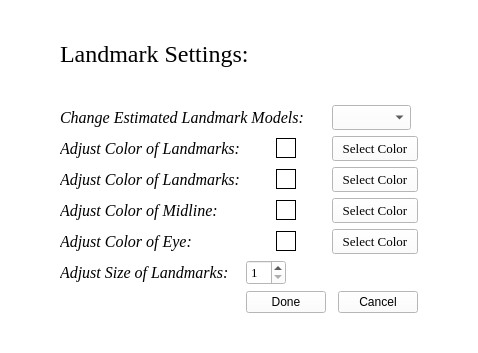
<?xml version="1.0" encoding="UTF-8"?>
<ui version="4.0">
 <class>MainWindow</class>
 <widget class="QMainWindow" name="MainWindow">
  <property name="geometry">
   <rect>
    <x>0</x>
    <y>0</y>
    <width>478</width>
    <height>353</height>
   </rect>
  </property>
  <property name="minimumSize">
   <size>
    <width>0</width>
    <height>0</height>
   </size>
  </property>
  <property name="windowTitle">
   <string>MainWindow</string>
  </property>
  <property name="styleSheet">
   <string notr="true">background-color: rgb(255, 255, 255);</string>
  </property>
  <widget class="QWidget" name="centralwidget">
   <layout class="QVBoxLayout" name="verticalLayout">
    <item>
     <layout class="QGridLayout" name="gridLayout_6">
      <item row="2" column="3" colspan="2">
       <widget class="QPushButton" name="landmark1ColorButton">
        <property name="minimumSize">
         <size>
          <width>0</width>
          <height>25</height>
         </size>
        </property>
        <property name="maximumSize">
         <size>
          <width>16777215</width>
          <height>25</height>
         </size>
        </property>
        <property name="font">
         <font>
          <family>Times New Roman</family>
          <pointsize>10</pointsize>
         </font>
        </property>
        <property name="text">
         <string>Select Color</string>
        </property>
       </widget>
      </item>
      <item row="6" column="1">
       <widget class="QLabel" name="label_19">
        <property name="font">
         <font>
          <family>Times New Roman</family>
          <pointsize>12</pointsize>
          <italic>true</italic>
         </font>
        </property>
        <property name="text">
         <string>Adjust Size of Landmarks:</string>
        </property>
       </widget>
      </item>
      <item row="9" column="1" colspan="4">
       <widget class="Line" name="line_17">
        <property name="lineWidth">
         <number>0</number>
        </property>
        <property name="orientation">
         <enum>Qt::Horizontal</enum>
        </property>
       </widget>
      </item>
      <item row="5" column="1">
       <widget class="QLabel" name="label_17">
        <property name="font">
         <font>
          <family>Times New Roman</family>
          <pointsize>12</pointsize>
          <italic>true</italic>
         </font>
        </property>
        <property name="text">
         <string>Adjust Color of Eye:</string>
        </property>
       </widget>
      </item>
      <item row="4" column="2" alignment="Qt::AlignHCenter">
       <widget class="QLabel" name="midlineColorLabel">
        <property name="minimumSize">
         <size>
          <width>20</width>
          <height>20</height>
         </size>
        </property>
        <property name="maximumSize">
         <size>
          <width>20</width>
          <height>20</height>
         </size>
        </property>
        <property name="frameShape">
         <enum>QFrame::Box</enum>
        </property>
        <property name="text">
         <string/>
        </property>
       </widget>
      </item>
      <item row="4" column="3" colspan="2">
       <widget class="QPushButton" name="midlineColorButton">
        <property name="minimumSize">
         <size>
          <width>0</width>
          <height>25</height>
         </size>
        </property>
        <property name="maximumSize">
         <size>
          <width>16777215</width>
          <height>25</height>
         </size>
        </property>
        <property name="font">
         <font>
          <family>Times New Roman</family>
          <pointsize>10</pointsize>
         </font>
        </property>
        <property name="text">
         <string>Select Color</string>
        </property>
       </widget>
      </item>
      <item row="4" column="1">
       <widget class="QLabel" name="label_15">
        <property name="font">
         <font>
          <family>Times New Roman</family>
          <pointsize>12</pointsize>
          <italic>true</italic>
         </font>
        </property>
        <property name="text">
         <string>Adjust Color of Midline:</string>
        </property>
       </widget>
      </item>
      <item row="3" column="2" alignment="Qt::AlignHCenter">
       <widget class="QLabel" name="landmark2ColorLabel">
        <property name="minimumSize">
         <size>
          <width>20</width>
          <height>20</height>
         </size>
        </property>
        <property name="maximumSize">
         <size>
          <width>20</width>
          <height>20</height>
         </size>
        </property>
        <property name="frameShape">
         <enum>QFrame::Box</enum>
        </property>
        <property name="text">
         <string/>
        </property>
       </widget>
      </item>
      <item row="5" column="2" alignment="Qt::AlignHCenter">
       <widget class="QLabel" name="eyeColorLabel">
        <property name="minimumSize">
         <size>
          <width>20</width>
          <height>20</height>
         </size>
        </property>
        <property name="maximumSize">
         <size>
          <width>20</width>
          <height>20</height>
         </size>
        </property>
        <property name="frameShape">
         <enum>QFrame::Box</enum>
        </property>
        <property name="text">
         <string/>
        </property>
       </widget>
      </item>
      <item row="1" column="3" colspan="2" alignment="Qt::AlignLeft">
       <widget class="QComboBox" name="modelComboBox">
        <property name="sizePolicy">
         <sizepolicy hsizetype="Minimum" vsizetype="Fixed">
          <horstretch>0</horstretch>
          <verstretch>0</verstretch>
         </sizepolicy>
        </property>
        <property name="minimumSize">
         <size>
          <width>0</width>
          <height>25</height>
         </size>
        </property>
        <property name="maximumSize">
         <size>
          <width>16777215</width>
          <height>25</height>
         </size>
        </property>
        <property name="font">
         <font>
          <family>Times New Roman</family>
          <pointsize>10</pointsize>
         </font>
        </property>
       </widget>
      </item>
      <item row="3" column="0">
       <spacer name="horizontalSpacer">
        <property name="orientation">
         <enum>Qt::Horizontal</enum>
        </property>
        <property name="sizeHint" stdset="0">
         <size>
          <width>40</width>
          <height>20</height>
         </size>
        </property>
       </spacer>
      </item>
      <item row="3" column="5">
       <spacer name="horizontalSpacer_2">
        <property name="orientation">
         <enum>Qt::Horizontal</enum>
        </property>
        <property name="sizeHint" stdset="0">
         <size>
          <width>40</width>
          <height>20</height>
         </size>
        </property>
       </spacer>
      </item>
      <item row="3" column="1">
       <widget class="QLabel" name="label_13">
        <property name="font">
         <font>
          <family>Times New Roman</family>
          <pointsize>12</pointsize>
          <italic>true</italic>
         </font>
        </property>
        <property name="text">
         <string>Adjust Color of Landmarks:</string>
        </property>
       </widget>
      </item>
      <item row="6" column="2" alignment="Qt::AlignLeft">
       <widget class="QSpinBox" name="landmarkSizeSpinBox">
        <property name="minimumSize">
         <size>
          <width>0</width>
          <height>25</height>
         </size>
        </property>
        <property name="maximumSize">
         <size>
          <width>16777215</width>
          <height>25</height>
         </size>
        </property>
        <property name="font">
         <font>
          <family>Times New Roman</family>
          <pointsize>10</pointsize>
         </font>
        </property>
        <property name="minimum">
         <number>1</number>
        </property>
        <property name="displayIntegerBase">
         <number>10</number>
        </property>
       </widget>
      </item>
      <item row="0" column="1" colspan="4">
       <widget class="QLabel" name="label_23">
        <property name="font">
         <font>
          <family>Times New Roman</family>
          <pointsize>18</pointsize>
          <weight>50</weight>
          <italic>false</italic>
          <bold>false</bold>
          <underline>false</underline>
         </font>
        </property>
        <property name="text">
         <string>Landmark Settings:</string>
        </property>
       </widget>
      </item>
      <item row="2" column="2" alignment="Qt::AlignHCenter">
       <widget class="QLabel" name="landmark1ColorLabel">
        <property name="minimumSize">
         <size>
          <width>20</width>
          <height>20</height>
         </size>
        </property>
        <property name="maximumSize">
         <size>
          <width>20</width>
          <height>20</height>
         </size>
        </property>
        <property name="autoFillBackground">
         <bool>false</bool>
        </property>
        <property name="frameShape">
         <enum>QFrame::Box</enum>
        </property>
        <property name="text">
         <string/>
        </property>
       </widget>
      </item>
      <item row="3" column="3" colspan="2">
       <widget class="QPushButton" name="landmark2ColorButton">
        <property name="minimumSize">
         <size>
          <width>0</width>
          <height>25</height>
         </size>
        </property>
        <property name="maximumSize">
         <size>
          <width>16777215</width>
          <height>25</height>
         </size>
        </property>
        <property name="font">
         <font>
          <family>Times New Roman</family>
          <pointsize>10</pointsize>
         </font>
        </property>
        <property name="text">
         <string>Select Color</string>
        </property>
       </widget>
      </item>
      <item row="2" column="1">
       <widget class="QLabel" name="label_12">
        <property name="font">
         <font>
          <family>Times New Roman</family>
          <pointsize>12</pointsize>
          <italic>true</italic>
         </font>
        </property>
        <property name="text">
         <string>Adjust Color of Landmarks:</string>
        </property>
       </widget>
      </item>
      <item row="5" column="3" colspan="2">
       <widget class="QPushButton" name="eyeColorButton">
        <property name="minimumSize">
         <size>
          <width>0</width>
          <height>25</height>
         </size>
        </property>
        <property name="maximumSize">
         <size>
          <width>16777215</width>
          <height>25</height>
         </size>
        </property>
        <property name="font">
         <font>
          <family>Times New Roman</family>
          <pointsize>10</pointsize>
         </font>
        </property>
        <property name="text">
         <string>Select Color</string>
        </property>
       </widget>
      </item>
      <item row="8" column="2">
       <widget class="QPushButton" name="doneButton">
        <property name="text">
         <string>Done</string>
        </property>
       </widget>
      </item>
      <item row="8" column="4">
       <widget class="QPushButton" name="cancelButton">
        <property name="text">
         <string>Cancel</string>
        </property>
       </widget>
      </item>
      <item row="1" column="1" colspan="2">
       <widget class="QLabel" name="label_21">
        <property name="font">
         <font>
          <family>Times New Roman</family>
          <pointsize>12</pointsize>
          <italic>true</italic>
         </font>
        </property>
        <property name="text">
         <string>Change Estimated Landmark Models:</string>
        </property>
       </widget>
      </item>
     </layout>
    </item>
   </layout>
  </widget>
  <widget class="QMenuBar" name="menubar">
   <property name="geometry">
    <rect>
     <x>0</x>
     <y>0</y>
     <width>478</width>
     <height>26</height>
    </rect>
   </property>
  </widget>
  <widget class="QStatusBar" name="statusbar"/>
 </widget>
 <resources/>
 <connections/>
</ui>
